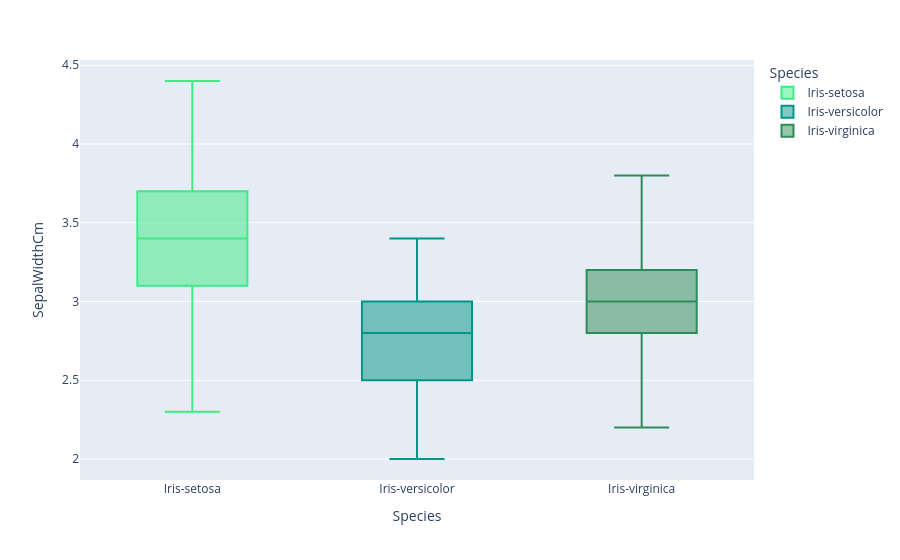

The code cell stored with this chart in its notebook:
### Markdown cell above
### Sepal Width

### Code cell
fig = px.box(data_frame=iris, x='Species',y='SepalWidthCm',color='Species',color_discrete_sequence=['#3dec84 ','#009688 ','#2E8B57 '],orientation='v')
fig.show()

### Figure 1 — Plotly figure (JSON) as saved in the notebook; plotly's stock layout.template omitted (floating-point values rounded to 4 significant figures)
{"data": [{"alignmentgroup": "True", "hovertemplate": "Species=%{x}<br>SepalWidthCm=%{y}<extra></extra>", "legendgroup": "Iris-setosa", "marker": {"color": "#3dec84 "}, "name": "Iris-setosa", "notched": false, "offsetgroup": "Iris-setosa", "orientation": "v", "showlegend": true, "type": "box", "x": ["Iris-setosa", "Iris-setosa", "Iris-setosa", "Iris-setosa", "Iris-setosa", "Iris-setosa", "Iris-setosa", "Iris-setosa", "Iris-setosa", "Iris-setosa", "Iris-setosa", "Iris-setosa", "Iris-setosa", "Iris-setosa", "Iris-setosa", "Iris-setosa", "Iris-setosa", "Iris-setosa", "Iris-setosa", "Iris-setosa", "Iris-setosa", "Iris-setosa", "Iris-setosa", "Iris-setosa", "Iris-setosa", "Iris-setosa", "Iris-setosa", "Iris-setosa", "Iris-setosa", "Iris-setosa", "Iris-setosa", "Iris-setosa", "Iris-setosa", "Iris-setosa", "Iris-setosa", "Iris-setosa", "Iris-setosa", "Iris-setosa", "Iris-setosa", "Iris-setosa", "Iris-setosa", "Iris-setosa", "Iris-setosa", "Iris-setosa", "Iris-setosa", "Iris-setosa", "Iris-setosa", "Iris-setosa", "Iris-setosa", "Iris-setosa"], "x0": " ", "xaxis": "x", "y": [3.5, 3.0, 3.2, 3.1, 3.6, 3.9, 3.4, 3.4, 2.9, 3.1, 3.7, 3.4, 3.0, 3.0, 4.0, 4.4, 3.9, 3.5, 3.8, 3.8, 3.4, 3.7, 3.6, 3.3, 3.4, 3.0, 3.4, 3.5, 3.4, 3.2, 3.1, 3.4, 4.1, 4.2, 3.1, 3.2, 3.5, 3.1, 3.0, 3.4, 3.5, 2.3, 3.2, 3.5, 3.8, 3.0, 3.8, 3.2, 3.7, 3.3], "y0": " ", "yaxis": "y"}, {"alignmentgroup": "True", "hovertemplate": "Species=%{x}<br>SepalWidthCm=%{y}<extra></extra>", "legendgroup": "Iris-versicolor", "marker": {"color": "#009688 "}, "name": "Iris-versicolor", "notched": false, "offsetgroup": "Iris-versicolor", "orientation": "v", "showlegend": true, "type": "box", "x": ["Iris-versicolor", "Iris-versicolor", "Iris-versicolor", "Iris-versicolor", "Iris-versicolor", "Iris-versicolor", "Iris-versicolor", "Iris-versicolor", "Iris-versicolor", "Iris-versicolor", "Iris-versicolor", "Iris-versicolor", "Iris-versicolor", "Iris-versicolor", "Iris-versicolor", "Iris-versicolor", "Iris-versicolor", "Iris-versicolor", "Iris-versicolor", "Iris-versicolor", "Iris-versicolor", "Iris-versicolor", "Iris-versicolor", "Iris-versicolor", "Iris-versicolor", "Iris-versicolor", "Iris-versicolor", "Iris-versicolor", "Iris-versicolor", "Iris-versicolor", "Iris-versicolor", "Iris-versicolor", "Iris-versicolor", "Iris-versicolor", "Iris-versicolor", "Iris-versicolor", "Iris-versicolor", "Iris-versicolor", "Iris-versicolor", "Iris-versicolor", "Iris-versicolor", "Iris-versicolor", "Iris-versicolor", "Iris-versicolor", "Iris-versicolor", "Iris-versicolor", "Iris-versicolor", "Iris-versicolor", "Iris-versicolor", "Iris-versicolor"], "x0": " ", "xaxis": "x", "y": [3.2, 3.2, 3.1, 2.3, 2.8, 2.8, 3.3, 2.4, 2.9, 2.7, 2.0, 3.0, 2.2, 2.9, 2.9, 3.1, 3.0, 2.7, 2.2, 2.5, 3.2, 2.8, 2.5, 2.8, 2.9, 3.0, 2.8, 3.0, 2.9, 2.6, 2.4, 2.4, 2.7, 2.7, 3.0, 3.4, 3.1, 2.3, 3.0, 2.5, 2.6, 3.0, 2.6, 2.3, 2.7, 3.0, 2.9, 2.9, 2.5, 2.8], "y0": " ", "yaxis": "y"}, {"alignmentgroup": "True", "hovertemplate": "Species=%{x}<br>SepalWidthCm=%{y}<extra></extra>", "legendgroup": "Iris-virginica", "marker": {"color": "#2E8B57 "}, "name": "Iris-virginica", "notched": false, "offsetgroup": "Iris-virginica", "orientation": "v", "showlegend": true, "type": "box", "x": ["Iris-virginica", "Iris-virginica", "Iris-virginica", "Iris-virginica", "Iris-virginica", "Iris-virginica", "Iris-virginica", "Iris-virginica", "Iris-virginica", "Iris-virginica", "Iris-virginica", "Iris-virginica", "Iris-virginica", "Iris-virginica", "Iris-virginica", "Iris-virginica", "Iris-virginica", "Iris-virginica", "Iris-virginica", "Iris-virginica", "Iris-virginica", "Iris-virginica", "Iris-virginica", "Iris-virginica", "Iris-virginica", "Iris-virginica", "Iris-virginica", "Iris-virginica", "Iris-virginica", "Iris-virginica", "Iris-virginica", "Iris-virginica", "Iris-virginica", "Iris-virginica", "Iris-virginica", "Iris-virginica", "Iris-virginica", "Iris-virginica", "Iris-virginica", "Iris-virginica", "Iris-virginica", "Iris-virginica", "Iris-virginica", "Iris-virginica", "Iris-virginica", "Iris-virginica", "Iris-virginica", "Iris-virginica", "Iris-virginica", "Iris-virginica"], "x0": " ", "xaxis": "x", "y": [3.3, 2.7, 3.0, 2.9, 3.0, 3.0, 2.5, 2.9, 2.5, 3.6, 3.2, 2.7, 3.0, 2.5, 2.8, 3.2, 3.0, 3.8, 2.6, 2.2, 3.2, 2.8, 2.8, 2.7, 3.3, 3.2, 2.8, 3.0, 2.8, 3.0, 2.8, 3.8, 2.8, 2.8, 2.6, 3.0, 3.4, 3.1, 3.0, 3.1, 3.1, 3.1, 2.7, 3.2, 3.3, 3.0, 2.5, 3.0, 3.4, 3.0], "y0": " ", "yaxis": "y"}], "layout": {"boxmode": "overlay", "legend": {"title": {"text": "Species"}, "tracegroupgap": 0}, "margin": {"t": 60}, "xaxis": {"anchor": "y", "categoryarray": ["Iris-setosa", "Iris-versicolor", "Iris-virginica"], "categoryorder": "array", "domain": [0, 1], "title": {"text": "Species"}}, "yaxis": {"anchor": "x", "domain": [0, 1], "title": {"text": "SepalWidthCm"}}}}
